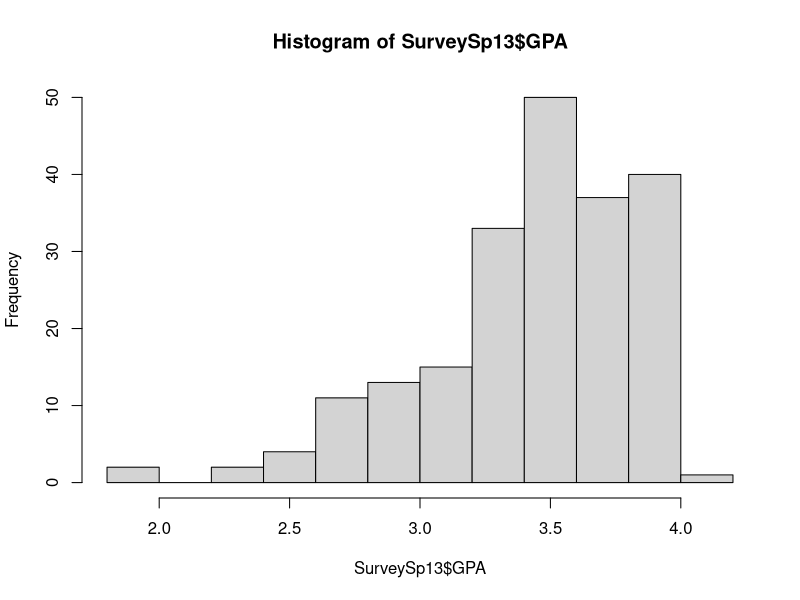

Source code (R): (Note: this script raises an error after producing the figure.)
#extra credit

SurveySp13 <- read.csv("SurveySp13.csv", header = TRUE)

hist(SurveySp13$GPA)

cleanedSurvey <-subset(SurveySp13,SurveySp13$GPA<4.0) 

#Examining relationship between Emory FirstChoice, hrs extracurricular and GPA 
pairs(GPA~Emory_FirstChoice+hrs_extracurricular,data=cleanedSurvey) 

#Calculating a linear model 
m4<-lm(GPA~Emory_FirstChoice+hrs_extracurricular,data=cleanedSurvey)

summary(m4) 
#viewing results 
#Finding confidence interval 
confint(m4) 

#1. What is the estimated linear regression equation? ŷ = 3.47 - 0.188908(Emory_FirstChoiceYes) + 0.006911(hrs_extracurricular) 
#2. The intercept is 3.47 - at 0 hours of extracurriculars and 0 Emory_FirstChoiceYes the GPA is 3.47. The confidence interval is (3.3776318612, 3.56271670) which means it is very different from 0. 
#3  The slope is -0.188908 an the confidence interval is (-0.0002181709, 0.01403948) 
#4  The slope is 0.006911 and the confidence interval is (-0.2937626424, -0.08405350) 
#5  Yes.